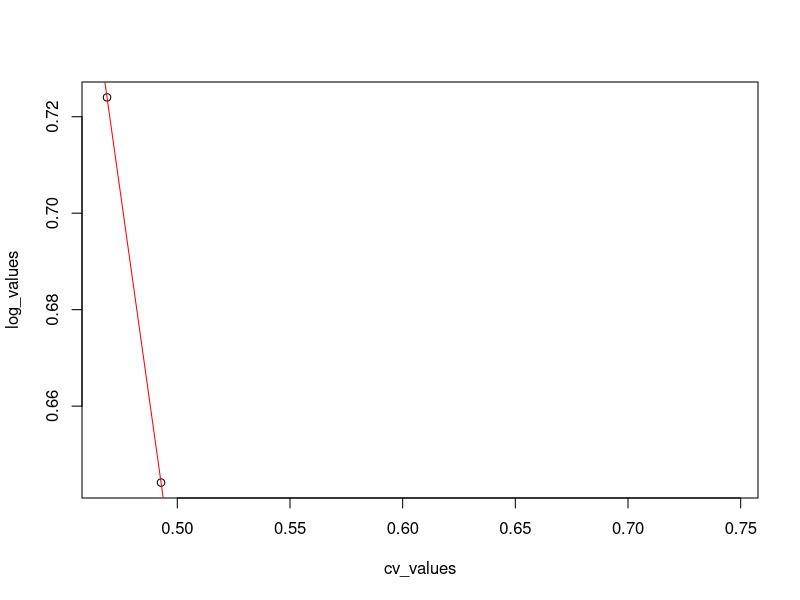

The R source for this figure:
set.seed(1)
cv_values <- NULL
log_values <- NULL
sdvals <- runif(200,2,5)
for (i in 1:100){
  x = rnorm(n=100, mean=5, sd=3)
  cv_values[i] <- sd(x)/mean(x)
  log_values[i] <- sd(log(x))
}
cat('cv_values: ', cv_values)
cat('\nlog_values: ', log_values)
plot(x=cv_values, y=log_values)
abline(lm(log_values ~ cv_values), col='red')
